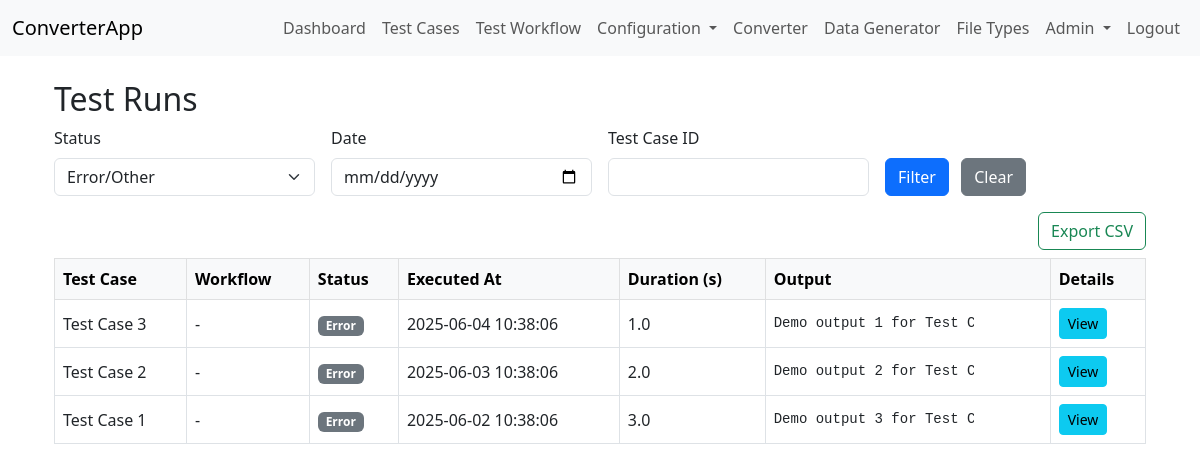
Screenshot of /testruns?status=error (signed in) with the database file from the repository.
### app/models.py (models this page shows)
class TestRun(db.Model):
    __tablename__ = 'test_run'
    id = db.Column(db.Integer, primary_key=True)
    test_case_id = db.Column(db.Integer, db.ForeignKey('test_case.id'), nullable=False)
    executed_at = db.Column(db.DateTime, default=datetime.utcnow)
    status = db.Column(db.String(32), nullable=False)  # e.g., 'passed', 'failed', 'error'
    output = db.Column(db.Text)  # Store output, logs, or error messages
    duration = db.Column(db.Float)  # Duration in seconds
    test_case = db.relationship('TestCase', backref=db.backref('test_runs', lazy=True))

class TestCase(db.Model):
    __tablename__ = 'test_case'
    id = db.Column(db.Integer, primary_key=True)
    name = db.Column(db.String(150), nullable=False)
    description = db.Column(db.String(255))
    created_at = db.Column(db.DateTime, default=datetime.utcnow)
    updated_at = db.Column(db.DateTime, default=datetime.utcnow, onupdate=datetime.utcnow)
    schedule = db.Column(db.String(64), nullable=True)  # e.g., 'daily', 'weekly', cron, or None
    next_run_at = db.Column(db.DateTime, nullable=True)
    workflows_assoc = db.relationship('TestCaseWorkflow', back_populates='test_case', cascade='all, delete-orphan')
    workflows = db.relationship('Workflow', secondary='testcase_workflow', back_populates='testcases')

### app/testcases.py (the view, shortened to what this page needs)
@testcases.route('/testruns', methods=['GET'])
@login_required
def list_testruns():
    query = TestRun.query
    status = request.args.get('status')
    date = request.args.get('date')
    test_case_id = request.args.get('test_case_id', type=int)
    if status:
        query = query.filter_by(status=status)
    if test_case_id:
        query = query.filter_by(test_case_id=test_case_id)
    runs = query.order_by(TestRun.executed_at.desc()).limit(100).all()
    return render_template('testruns_list.html', runs=runs, status=status, date=date, test_case_id=test_case_id)

### app/auth/routes.py (called while the page is built)
@login_manager.user_loader
def load_user(user_id):
    return User.query.get(int(user_id))

### app/templates/testruns_list.html (shortened to what this page needs)
{% extends 'base.html' %}
{% block content %}
<div class="container mt-4">
  <h2>Test Runs</h2>
  <form class="row g-3 mb-3" method="get">
    <div class="col-md-3">
      <label for="status" class="form-label">Status</label>
      <select name="status" id="status" class="form-select">
        <option value="error" {% if status=='error' %}selected{% endif %}>Error/Other</option>
      </select>
    </div>
    <div class="col-md-3">
      <label for="date" class="form-label">Date</label>
      <input type="date" name="date" id="date" class="form-control" value="{{ date or '' }}">
    </div>
    <div class="col-md-3">
      <label for="test_case_id" class="form-label">Test Case ID</label>
      <input type="number" name="test_case_id" id="test_case_id" class="form-control" value="{{ test_case_id or '' }}">
    </div>
    <div class="col-md-3 align-self-end">
      <button type="submit" class="btn btn-primary">Filter</button>
      <a href="{{ url_for('testcases.list_testruns') }}" class="btn btn-secondary ms-2">Clear</a>
    </div>
  </form>
  <div class="d-flex justify-content-end mb-2">
    <a href="{{ url_for('testcases.export_testruns', status=status, date=date, test_case_id=test_case_id) }}" class="btn btn-outline-success">Export CSV</a>
  </div>
  <div class="table-responsive">
    <table class="table table-bordered align-middle">
      <thead class="table-light">
        <tr>
          <th>Test Case</th>
          <th>Workflow</th>
          <th>Status</th>
          <th>Executed At</th>
          <th>Duration (s)</th>
          <th>Output</th>
          <th>Details</th>
        </tr>
      </thead>
      <tbody>
        {% for run in runs %}
        <tr>
          <td>{{ run.test_case.name if run.test_case else '-' }}</td>
          <td>{{ run.test_case.workflow.name if run.test_case and run.test_case.workflow else '-' }}</td>
          <td><span class="badge {% if run.status == 'passed' %}bg-success{% elif run.status == 'failed' %}bg-danger{% else %}bg-secondary{% endif %}">{{ run.status|capitalize }}</span></td>
          <td>{{ run.executed_at.strftime('%Y-%m-%d %H:%M:%S') }}</td>
          <td>{{ run.duration }}</td>
          <td><pre class="mb-0" style="max-width:200px; max-height:40px; overflow:auto;">{{ run.output|truncate(60) }}</pre></td>
          <td><a href="{{ url_for('testcases.testrun_detail', id=run.id) }}" class="btn btn-sm btn-info">View</a></td>
        </tr>
        {% endfor %}
      </tbody>
    </table>
  </div>
</div>
{% endblock %}

### rows the page displays
TestRun: test_case "Test Case 3", test_case.workflow "-", status "Error", executed_at "2025-06-04 10:38:06", duration "1.0", output "Demo output 1 for Test…"
TestRun: test_case "Test Case 2", test_case.workflow "-", status "Error", executed_at "2025-06-03 10:38:06", duration "2.0", output "Demo output 2 for Test…"
TestRun: test_case "Test Case 1", test_case.workflow "-", status "Error", executed_at "2025-06-02 10:38:06", duration "3.0", output "Demo output 3 for Test…"
